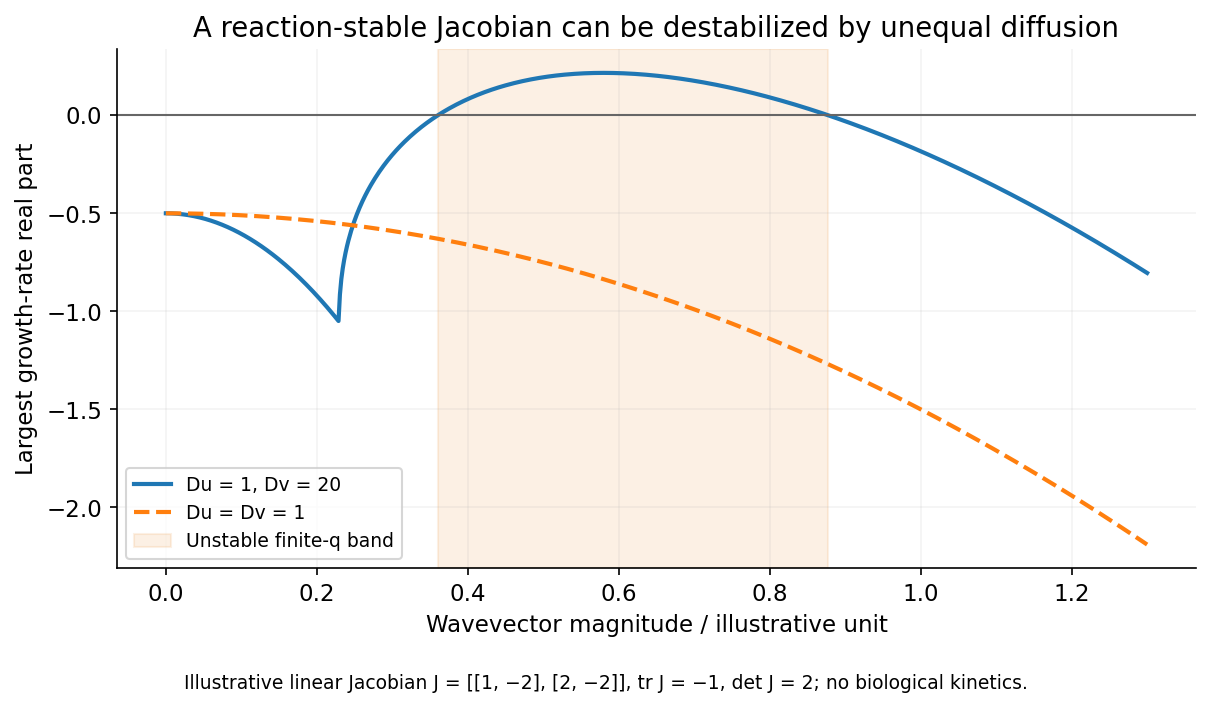

Write the Python code that produced this figure.
"""Original generic-physics solution diagram; Python3.14.4,numpy2.3.5,matplotlib3.10.7.
Run from mirrored _media directory; save basename in cwd. No biological model.
"""
from pathlib import Path
import numpy as np
import matplotlib
matplotlib.use('Agg')
import matplotlib.pyplot as plt
plt.rcParams.update({'font.size':11,'figure.facecolor':'white','axes.spines.top':False,'axes.spines.right':False})
J=np.array([[1.,-2.],[2.,-2.]]);q=np.linspace(0,1.3,700);growth=np.array([np.linalg.eigvals(J-k*k*np.diag([1.,20.])).real.max() for k in q]);equal=np.array([np.linalg.eigvals(J-k*k*np.eye(2)).real.max() for k in q]);A=18.;roots=np.roots([20.,-A,2.]);bounds=np.sort(np.sqrt(roots));fig,ax=plt.subplots(figsize=(8.2,4.7));ax.plot(q,growth,lw=2,label='Du = 1, Dv = 20');ax.plot(q,equal,'--',lw=2,label='Du = Dv = 1');ax.axhline(0,color='.4',lw=1);ax.axvspan(*bounds,color='#e78b28',alpha=.12,label='Unstable finite-q band');ax.set(xlabel='Wavevector magnitude / illustrative unit',ylabel='Largest growth-rate real part',title='A reaction-stable Jacobian can be destabilized by unequal diffusion');ax.legend(fontsize=9);ax.grid(alpha=.15);fig.text(.5,.01,'Illustrative linear Jacobian J = [[1, −2], [2, −2]], tr J = −1, det J = 2; no biological kinetics.',ha='center',fontsize=9);fig.tight_layout(rect=(0,.05,1,1))

fig.savefig(Path(__file__).with_suffix('.png').name,dpi=150,facecolor='white',bbox_inches='tight');plt.close(fig)
